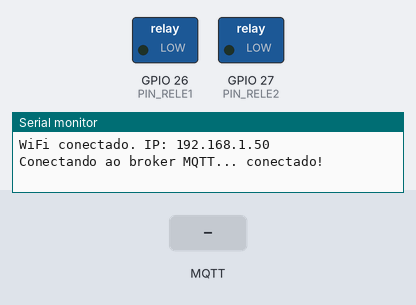
Simulated run of this sketch. Board: ESP32. Parts: switched loads named in the sketch (green lamp = pin HIGH), the last lines printed to the serial monitor. The test bench sets the inputs (shaded band). WiFi joins after 1.5 s; servers stay silent unless stated; no MQTT or app messages arrive unless stated.

Above: at 5.8 s.
5.9 s: MQTT message "SUFICIENTE" arrives on the first subscribed topic
At 6.7 s:
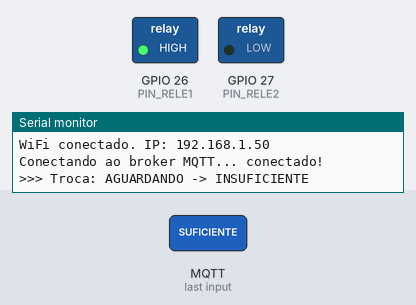
7.4 s: MQTT message "offline" arrives on the first subscribed topic
8.9 s: MQTT message "1" arrives on the first subscribed topic
Timing chart, 0 to 11.9 s (numbered marks = the images above; inputs shaded):
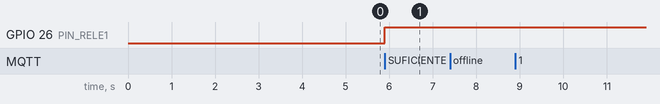

Measured:
- after the input at 5.9 s, GPIO 26 (PIN_RELE1): LOW → HIGH at once

The sketch:

controle_solar.ino
```cpp
/*
 * controle_solar.ino
 * ESP32 recebe pelo MQTT a decisão calculada pelo Raspberry Pi e aciona os relés.
 *
 *   "INSUFICIENTE" -> RELÉ 1 ligado, RELÉ 2 desligado
 *   "SUFICIENTE"   -> RELÉ 2 ligado, RELÉ 1 desligado
 *
 * Regras de segurança (ficam aqui, não dependem da rede nem do Pi):
 *   - Os dois relés NUNCA ficam ligados ao mesmo tempo: sempre desliga os dois,
 *     espera o tempo morto e só então liga o novo.
 *   - O relé 2 só pode ser ligado TEMPO_MIN_PARA_RELE2 após a última troca (protege os compressores).
 *     A volta para o relé 1 é sempre imediata.
 *   - Sem decisão do Pi por TEMPO_SEM_DECISAO, Pi "offline", ou sem WiFi/MQTT -> relé 1.
 *   - Só aceita "SUFICIENTE" ou "INSUFICIENTE"; qualquer outra mensagem é ignorada.
 *   - Ao ligar, os dois relés começam desligados e o primeiro modo é sempre o relé 1.
 *
 * Biblioteca: PubSubClient (Nick O'Leary) + pacote esp32 da Espressif.
 * Placa: "ESP32 Dev Module".
 */

#include <WiFi.h>
#include <PubSubClient.h>

// ---------- Rede local ----------
const char* WIFI_SSID     = "SEU_WIFI";
const char* WIFI_PASSWORD = "SUA_SENHA";

// ---------- Broker MQTT (Mosquitto no Raspberry Pi) ----------
const char* MQTT_BROKER   = "192.168.1.50";  // IP fixo do Raspberry Pi
const uint16_t MQTT_PORT  = 1883;
const char* MQTT_USER     = "solar";
const char* MQTT_PASSWORD = "troque_esta_senha";

// ---------- Tópicos ----------
const char* TOPIC_DECISAO    = "controle_solar/decisao";           // recebe do Pi
const char* TOPIC_PI_STATUS  = "controle_solar/raspberry/status";  // recebe do Pi: online/offline
const char* TOPIC_RELES      = "controle_solar/reles";             // publica o estado dos relés
const char* TOPIC_ESP_STATUS = "controle_solar/esp32/status";      // online/offline (LWT)

// ---------- Pinos ----------
const int PIN_RELE1 = 26;  // energia insuficiente
const int PIN_RELE2 = 27;  // energia suficiente
// Muitos módulos de relé acionam com LOW. Se o seu for assim, troque para LOW.
const uint8_t RELE_LIGADO = HIGH;

// ---------- Temporização ----------
const unsigned long TEMPO_MIN_PARA_RELE2  = 180000;  // 3 min desde a última troca
const unsigned long TEMPO_MORTO_RELES     = 2000;    // ms com os dois desligados na troca
const unsigned long TEMPO_SEM_DECISAO     = 30000;   // sem mensagem do Pi -> relé 1
const unsigned long INTERVALO_RECONEXAO   = 5000;    // tentativa de reconectar ao MQTT
const unsigned long INTERVALO_WIFI        = 30000;   // tentativa de reconectar ao WiFi
const unsigned long INTERVALO_PUBLICACAO  = 10000;   // publica o estado dos relés

WiFiClient espClient;
PubSubClient mqtt(espClient);

enum Modo { AGUARDANDO, INSUFICIENTE, SUFICIENTE };
Modo modo   = AGUARDANDO;  // estado real dos relés
Modo pedido = AGUARDANDO;  // o que o Pi pediu

unsigned long ultimaTroca = 0;
unsigned long ultimaDecisao = 0;
unsigned long ultimaTentativaMqtt = 0;
unsigned long ultimaTentativaWifi = 0;
unsigned long ultimaPublicacao = 0;
bool wifiConectado = false;

const char* nomeModo(Modo m) {
  switch (m) {
    case INSUFICIENTE: return "INSUFICIENTE";
    case SUFICIENTE:   return "SUFICIENTE";
    default:           return "AGUARDANDO";
  }
}

// ================= Relés =================

void desligarReles() {
  digitalWrite(PIN_RELE1, !RELE_LIGADO);
  digitalWrite(PIN_RELE2, !RELE_LIGADO);
}

void publicarReles() {
  if (!mqtt.connected()) return;
  char payload[128];
  snprintf(payload, sizeof(payload),
           "{\"modo\":\"%s\",\"pedido\":\"%s\",\"rele1\":\"%s\",\"rele2\":\"%s\",\"rssi\":%d}",
           nomeModo(modo), nomeModo(pedido),
           modo == INSUFICIENTE ? "ON" : "OFF", modo == SUFICIENTE ? "ON" : "OFF",
           WiFi.RSSI());
  mqtt.publish(TOPIC_RELES, payload);
}

// Única função que liga relés: sempre desliga os dois antes de ligar o novo
void mudarModo(Modo novo) {
  if (novo == modo) return;

  desligarReles();
  if (modo != AGUARDANDO) delay(TEMPO_MORTO_RELES);

  if (novo == INSUFICIENTE)    digitalWrite(PIN_RELE1, RELE_LIGADO);
  else if (novo == SUFICIENTE) digitalWrite(PIN_RELE2, RELE_LIGADO);

  Serial.printf(">>> Troca: %s -> %s\n", nomeModo(modo), nomeModo(novo));
  modo = novo;
  ultimaTroca = millis();
  publicarReles();
}

void aplicarPedido() {
  if (pedido == AGUARDANDO) return;

  // Partida sempre pelo relé 1
  if (modo == AGUARDANDO) {
    mudarModo(INSUFICIENTE);
    return;
  }

  if (pedido == INSUFICIENTE) {
    mudarModo(INSUFICIENTE);  // volta imediata
  } else if (modo != SUFICIENTE && millis() - ultimaTroca >= TEMPO_MIN_PARA_RELE2) {
    mudarModo(SUFICIENTE);
  }
}

// Volta para o relé 1 por segurança (registra o motivo uma vez)
void forcarInsuficiente(const char* motivo) {
  if (pedido != INSUFICIENTE) {
    Serial.printf("Segurança: %s -> relé 1\n", motivo);
    pedido = INSUFICIENTE;
  }
}

// ================= MQTT =================

void callback(char* topic, byte* payload, unsigned int length) {
  String msg;
  for (unsigned int i = 0; i < length; i++) msg += (char)payload[i];
  msg.trim();

  if (strcmp(topic, TOPIC_DECISAO) == 0) {
    if (msg == "SUFICIENTE") {
      pedido = SUFICIENTE;
    } else if (msg == "INSUFICIENTE") {
      pedido = INSUFICIENTE;
    } else {
      Serial.printf("Decisão desconhecida ignorada: '%s'\n", msg.c_str());
      return;
    }
    ultimaDecisao = millis();
  } else if (strcmp(topic, TOPIC_PI_STATUS) == 0) {
    Serial.printf("Raspberry Pi: %s\n", msg.c_str());
    if (msg == "offline") forcarInsuficiente("Raspberry Pi offline");
  }
}

void conectarMqtt() {
  Serial.print("Conectando ao broker MQTT... ");
  // Last Will: o broker publica "offline" se o ESP32 cair
  if (mqtt.connect("esp32-reles", MQTT_USER, MQTT_PASSWORD,
                   TOPIC_ESP_STATUS, 1, true, "offline")) {
    Serial.println("conectado!");
    mqtt.publish(TOPIC_ESP_STATUS, "online", true);
    mqtt.subscribe(TOPIC_DECISAO, 1);
    mqtt.subscribe(TOPIC_PI_STATUS, 1);
    publicarReles();
  } else {
    Serial.printf("falhou, rc=%d\n", mqtt.state());
  }
}

// Mantém WiFi e MQTT sem bloquear o loop
void manterConexoes() {
  unsigned long agora = millis();

  if (WiFi.status() != WL_CONNECTED) {
    if (wifiConectado) {
      Serial.println("WiFi desconectado.");
      wifiConectado = false;
    }
    if (agora - ultimaTentativaWifi >= INTERVALO_WIFI) {
      ultimaTentativaWifi = agora;
      WiFi.reconnect();
    }
    return;
  }

  if (!wifiConectado) {
    wifiConectado = true;
    Serial.printf("WiFi conectado. IP: %s\n", WiFi.localIP().toString().c_str());
  }

  if (mqtt.connected()) {
    mqtt.loop();
  } else if (agora - ultimaTentativaMqtt >= INTERVALO_RECONEXAO) {
    ultimaTentativaMqtt = agora;
    conectarMqtt();
  }
}

// ================= Setup / Loop =================

void setup() {
  Serial.begin(115200);
  pinMode(PIN_RELE1, OUTPUT);
  pinMode(PIN_RELE2, OUTPUT);
  desligarReles();

  WiFi.mode(WIFI_STA);
  WiFi.setAutoReconnect(true);
  WiFi.begin(WIFI_SSID, WIFI_PASSWORD);

  mqtt.setServer(MQTT_BROKER, MQTT_PORT);
  mqtt.setCallback(callback);
  mqtt.setKeepAlive(15);
  mqtt.setSocketTimeout(5);

  Serial.println("Controle de relés iniciado. Aguardando decisão do Raspberry Pi...");
}

void loop() {
  manterConexoes();

  // Watchdog: sem decisão recente do Pi (inclui queda de WiFi/MQTT) -> relé 1
  if (millis() - ultimaDecisao > TEMPO_SEM_DECISAO) {
    forcarInsuficiente("sem decisão do Raspberry Pi");
  }

  aplicarPedido();

  if (millis() - ultimaPublicacao >= INTERVALO_PUBLICACAO) {
    ultimaPublicacao = millis();
    publicarReles();
  }
}
```
